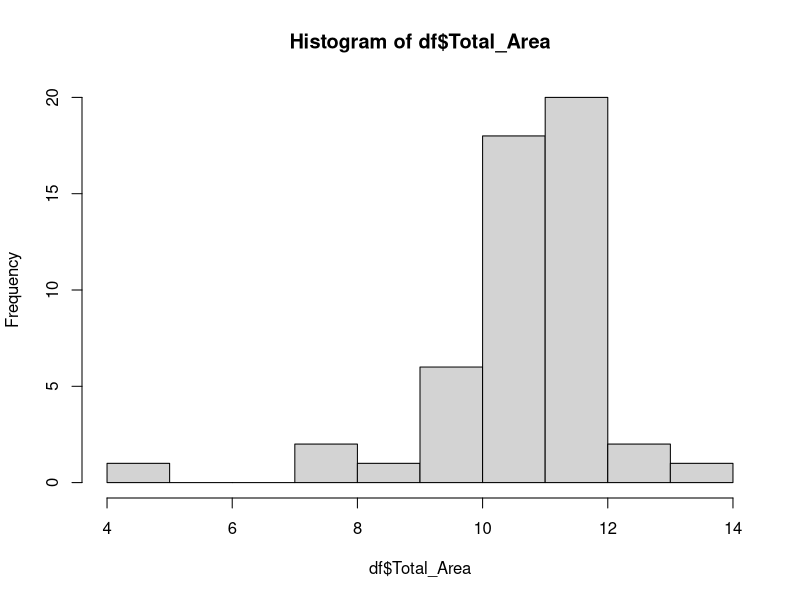
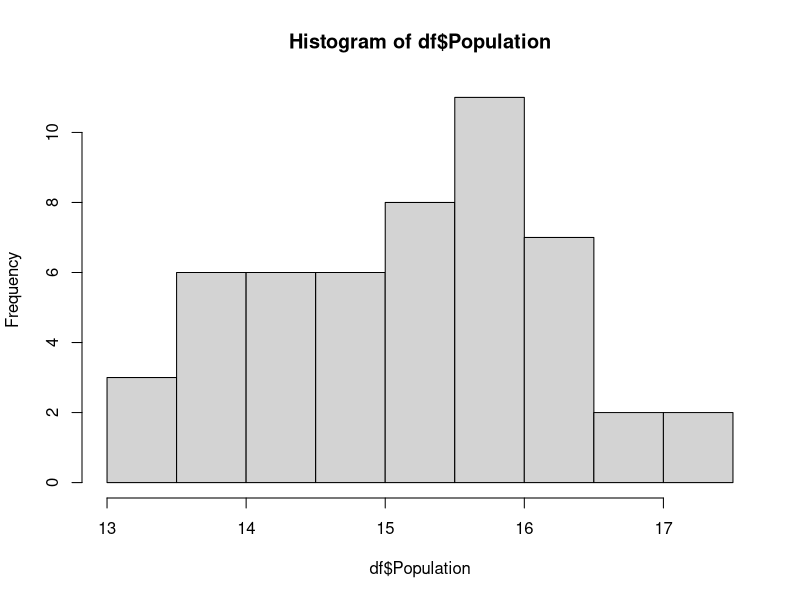
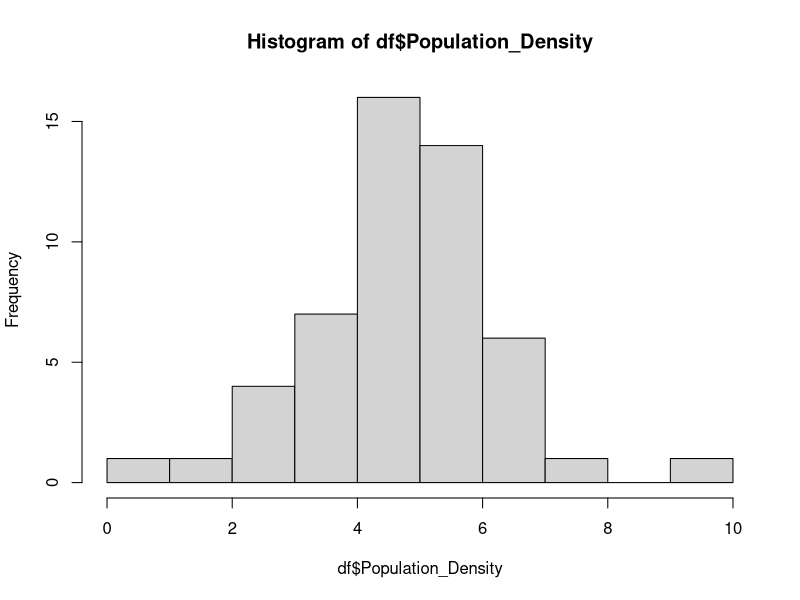
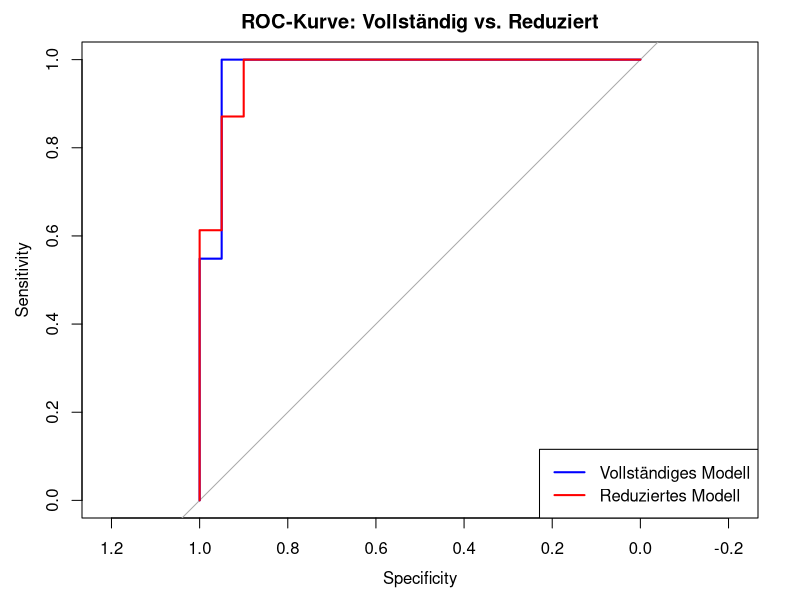

The R source for these figures, in order:
df <- read.csv("US_election_2024.csv", sep = ";", dec = ",")
head(df)
str(df)

dim(df)
#51 11

summary(df)
#keine NA Werte

#Deskriptive Analyse

table(df$State)
#Eine Beobachung aus jedem Staat

df$Leading_Candidate <- as.factor(df$Leading_Candidate)
levels(df$Leading_Candidate) <- c("Harris", "Trump")
table(df$Leading_Candidate)
# Harris  Trump 
# 20     31 

#Statistische Kennwerte für kardinal stetig skalierte Variablen
num_stat <- function(data) {
  var_name <- c("Population_Density", "Median_Age", "HDI", "Unemployment_Rate", 
                "Health_Insurance_Coverage")
  result <- matrix(NA, nrow = length(data), ncol = 8)
  colnames(result) <- c("Merkmal", "min", "q0.25", "q0.5", 
                        "Arith. Mittel", "q0.75", "max", "sd")
  for(i in 1:length(data)) {
    var_data <- data[[i]]
    
    q1 <- quantile(var_data, 0.25, type = 2)
    q3 <- quantile(var_data, 0.75, type = 2)
    
    result[i, 1] <- var_name[i]
    result[i, 2] <- sprintf("%.3f", min(var_data))
    result[i, 3] <- sprintf("%.3f", q1)
    result[i, 4] <- sprintf("%.3f", median(var_data))
    result[i, 5] <- sprintf("%.3f", mean(var_data))
    result[i, 6] <- sprintf("%.3f", q3)
    result[i, 7] <- sprintf("%.3f", max(var_data))
    result[i, 8] <- sprintf("%.3f", sd(var_data))
  } 
  return(as.data.frame(result))
}
num_stat(df[,c(5, 6, 8:10)])

# Datenaufbereitung
df$Total_Area <- log(df$Total_Area)
print(df$Total_Area)
hist(df$Total_Area)

df$Population <- log(df$Population)
print(df$Population)
hist(df$Population)

df$Population_Density <- log(df$Population_Density)
print(df$Population_Density)
hist(df$Population_Density)

################################################################################

# Aufgabe 1 - die Zielvariable Leading_Candidate modellieren

# Logistische Regression
Modell_voll <- glm(df$Leading_Candidate ~ df$Total_Area + df$Population
              + df$Median_Age + df$Birth_Rate + df$HDI + df$Unemployment_Rate + df$Median_Rent
              + df$Health_Insurance_Coverage, family = binomial)

# Ergebnisse anzeigen
summary(Modell_voll)

# Call:
#   glm(formula = df$Leading_Candidate ~ df$Total_Area + df$Population + 
#         df$Median_Age + df$Birth_Rate + df$HDI + df$Unemployment_Rate + 
#         df$Median_Rent + df$Health_Insurance_Coverage, family = binomial)
# 
# Coefficients:
#   Estimate Std. Error z value Pr(>|z|)
# (Intercept)                   1.325e+02  8.332e+01   1.590    0.112
# df$Total_Area                 1.060e+00  1.495e+00   0.709    0.478
# df$Population                 1.667e+00  1.071e+00   1.557    0.119
# df$Median_Age                -2.686e-01  5.962e-01  -0.450    0.652
# df$Birth_Rate                 5.353e-02  2.768e-01   0.193    0.847
# df$HDI                       -6.299e+01  6.179e+01  -1.019    0.308
# df$Unemployment_Rate         -2.392e+02  1.733e+02  -1.381    0.167
# df$Median_Rent               -7.343e-03  5.643e-03  -1.301    0.193
# df$Health_Insurance_Coverage -9.046e+01  6.638e+01  -1.363    0.173
# 
# (Dispersion parameter for binomial family taken to be 1)
# 
# Null deviance: 68.310  on 50  degrees of freedom
# Residual deviance: 16.198  on 42  degrees of freedom
# AIC: 34.198
# 
# Number of Fisher Scoring iterations: 8

################################################################################
# Aufgabe 2

# Schrittweise Selektion basierend auf AIC
# Durchführung der Schrittweisen Selektion (beide Richtungen)
Modell_reduziert <- step(Modell_voll, direction = "both", trace = 0)

# Zusammenfassung des ausgewählten Modells
summary(Modell_reduziert)

# Call:
#   glm(formula = df$Leading_Candidate ~ df$Population + df$Median_Age + 
#         df$Unemployment_Rate + df$Median_Rent + df$Health_Insurance_Coverage, 
#       family = binomial)
# 
# Coefficients:
#   Estimate Std. Error z value Pr(>|z|)   
# (Intercept)                   1.431e+02  5.250e+01   2.725  0.00642 **
# df$Population                 1.672e+00  9.192e-01   1.819  0.06887 . 
# df$Median_Age                -3.783e-01  2.961e-01  -1.278  0.20129   
# df$Unemployment_Rate         -1.818e+02  1.274e+02  -1.427  0.15345   
# df$Median_Rent               -1.163e-02  4.348e-03  -2.676  0.00745 **
# df$Health_Insurance_Coverage -1.404e+02  5.540e+01  -2.534  0.01126 * 
#   ---
#   Signif. codes:  0 ‘***’ 0.001 ‘**’ 0.01 ‘*’ 0.05 ‘.’ 0.1 ‘ ’ 1
# 
# (Dispersion parameter for binomial family taken to be 1)
# 
# Null deviance: 68.310  on 50  degrees of freedom
# Residual deviance: 17.524  on 45  degrees of freedom
# AIC: 29.524
# 
# Number of Fisher Scoring iterations: 8

# Konfidenzintervalle der Koeffizienten
confint(Modell_reduziert)
#                                       2.5 %        97.5 %
#  (Intercept)                    65.92948970 290.849161255
#  df$Population                   0.13325740   4.009103982
#  df$Median_Age                  -1.14789818   0.096095060
#  df$Unemployment_Rate         -512.34964397  29.679075110
#  df$Median_Rent                 -0.02404168  -0.005429538
#  df$Health_Insurance_Coverage -298.64733374 -59.801561990

# Vergleich der Modelle anhand von AIC
cat("AIC des vollständigen Modells:", AIC(Modell_voll), "\n")
# AIC des vollständigen Modells: 34.19821 

cat("AIC des reduzierten Modells:", AIC(Modell_reduziert), "\n")
# AIC des reduzierten Modells: 29.5241 

###############################################################################
#Aufgabe 3

# Installation und Laden der notwendigen Pakete
library(pROC) # ROC-Kurvenanalyse und AUC-Berechnung
library(caret) # Kreuzvalidierung und Vergleich von Modellen

# ROC-Kurve und AUC für das vollständige Modell
pred_full <- predict(Modell_voll, type = "response")
roc_full <- roc(df$Leading_Candidate, pred_full)
auc_full <- auc(roc_full)

# ROC-Kurve und AUC für das reduzierte Modell
pred_reduced <- predict(Modell_reduziert, type = "response")
roc_reduced <- roc(df$Leading_Candidate, pred_reduced)
auc_reduced <- auc(roc_reduced)

# ROC-Kurven plotten
plot(roc_full, col = "blue", main = "ROC-Kurve: Vollständig vs. Reduziert")
lines(roc_reduced, col = "red")
legend("bottomright", legend = c("Vollständiges Modell", "Reduziertes Modell"),
       col = c("blue", "red"), lwd = 2)

# AUC-Werte ausgeben
cat("AUC des vollständigen Modells:", auc_full, "\n")
cat("AUC des reduzierten Modells:", auc_reduced, "\n")

# Kreuzvalidierung für das vollständige Modell
set.seed(123)
train_control <- trainControl(
  method = "cv",
  number = 10,
  classProbs = TRUE,
  summaryFunction = twoClassSummary
)

model_full_cv <- train(
  Leading_Candidate ~ Total_Area + Population +
    Median_Age + Birth_Rate + HDI + Unemployment_Rate +
    Median_Rent + Health_Insurance_Coverage,
  data = df,
  method = "glm",
  family = "binomial",
  trControl = train_control,
  metric = "ROC"
)

# Kreuzvalidierung für das reduzierte Modell
model_reduced_cv <- train(
  Leading_Candidate ~ Population + Median_Age + Unemployment_Rate +
    Median_Rent + Health_Insurance_Coverage,
  data = df,
  method = "glm",
  family = "binomial",
  trControl = train_control,
  metric = "ROC"
)

# Kreuzvalidierungs-ROC-Werte
cat("Kreuzvalidierungs-ROC des vollständigen Modells:", max(model_full_cv$results$ROC), "\n")
cat("Kreuzvalidierungs-ROC des reduzierten Modells:", max(model_reduced_cv$results$ROC), "\n")

